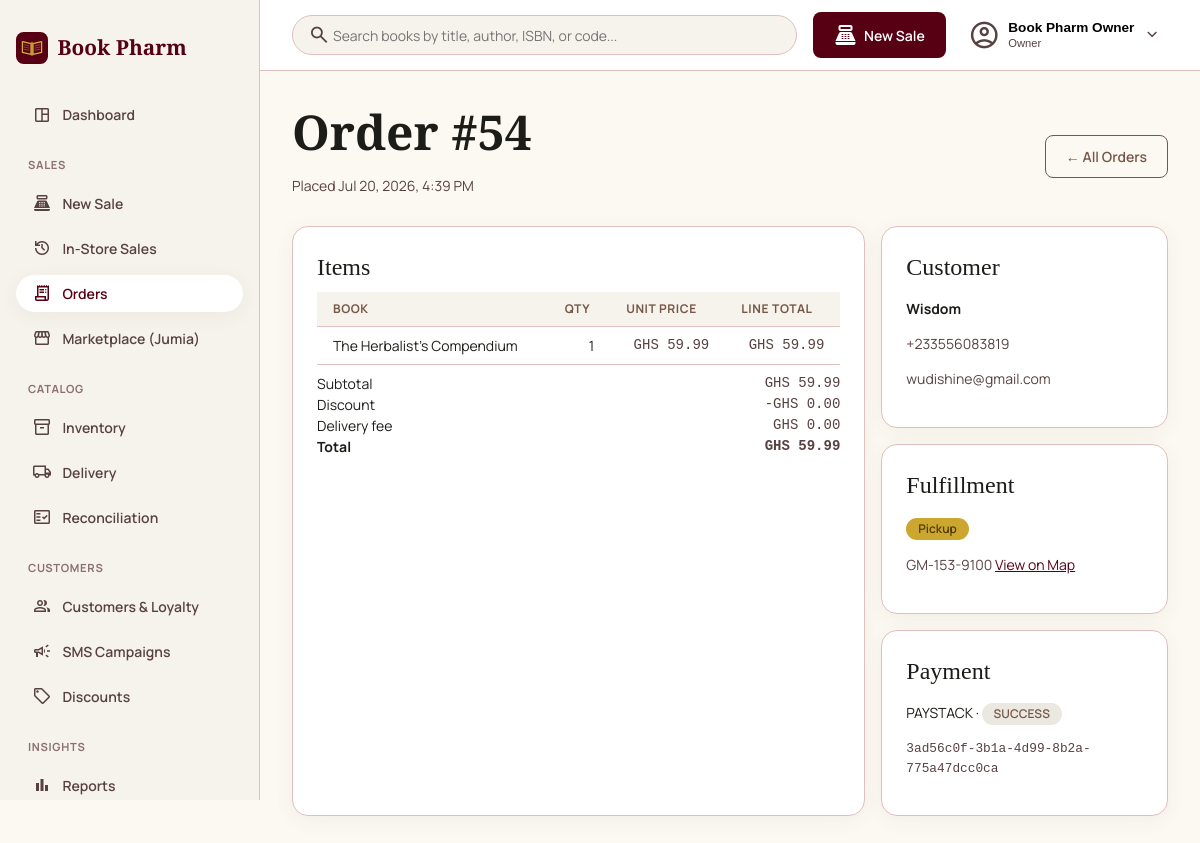
Page /portal/orders/54/ (signed in) on the committed database.
### apps/accounts/models.py (models this page shows, shortened)
class User(AbstractBaseUser, PermissionsMixin):
    class Role(models.TextChoices):
        OWNER = 'OWNER', 'Owner'
        ATTENDANT = 'ATTENDANT', 'Attendant'
    email = models.EmailField(unique=True)
    full_name = models.CharField(max_length=150, blank=True)
    role = models.CharField(max_length=10, choices=Role.choices, default=Role.OWNER)
    is_active = models.BooleanField(default=True)
    is_staff = models.BooleanField(default=False)
    date_joined = models.DateTimeField(default=timezone.now)
    objects = UserManager()
    USERNAME_FIELD = 'email'
    REQUIRED_FIELDS = []

### apps/sales/models.py (models this page shows, shortened)
class Sale(models.Model):
    class Channel(models.TextChoices):
        IN_STORE = 'IN_STORE', 'In-store'
        ONLINE = 'ONLINE', 'Online'
        JUMIA = 'JUMIA', 'Jumia'
    class PaymentMethod(models.TextChoices):
        CASH = 'CASH', 'Cash'
        MOMO = 'MOMO', 'Mobile Money'
        CARD = 'CARD', 'Card'
        BANK_TRANSFER = 'BANK_TRANSFER', 'Bank Transfer'
        MARKETPLACE = 'MARKETPLACE', 'Marketplace (Jumia)'
    class PaymentStatus(models.TextChoices):
        PENDING = 'PENDING', 'Pending'
        PAID = 'PAID', 'Paid'
        FAILED = 'FAILED', 'Failed'
        REFUNDED = 'REFUNDED', 'Refunded'
    class Status(models.TextChoices):
        PENDING = 'PENDING', 'Pending'
        COMPLETED = 'COMPLETED', 'Completed'
        CANCELLED = 'CANCELLED', 'Cancelled'
        RETURNED = 'RETURNED', 'Returned'
    channel = models.CharField(max_length=8, choices=Channel.choices)
    customer = models.ForeignKey(
        'customers.Customer', null=True, blank=True, on_delete=models.SET_NULL, related_name='sales'
    )
    subtotal = models.DecimalField(max_digits=10, decimal_places=2)
    discount_amount = models.DecimalField(max_digits=10, decimal_places=2, default=Decimal('0'))
    delivery_fee = models.DecimalField(max_digits=10, decimal_places=2, default=Decimal('0'))
    total = models.DecimalField(max_digits=10, decimal_places=2)
    payment_method = models.CharField(max_length=13, choices=PaymentMethod.choices)
    payment_status = models.CharField(max_length=8, choices=PaymentStatus.choices, default=PaymentStatus.PENDING)
    status = models.CharField(max_length=9, choices=Status.choices, default=Status.PENDING)
    attendant = models.ForeignKey(
        settings.AUTH_USER_MODEL, null=True, blank=True, on_delete=models.SET_NULL, related_name='sales'
    )
    offline_uuid = models.UUIDField(unique=True, null=True, blank=True)
    synced_at = models.DateTimeField(null=True, blank=True)
    external_ref = models.CharField(max_length=100, blank=True)
    returned_at = models.DateTimeField(null=True, blank=True)
    created_at = models.DateTimeField(auto_now_add=True)
    class Meta:
        ordering = ['-created_at']

class SaleItem(models.Model):
    sale = models.ForeignKey(Sale, on_delete=models.CASCADE, related_name='items')
    book = models.ForeignKey('catalog.Book', on_delete=models.PROTECT, related_name='sale_items')
    qty = models.PositiveIntegerField()
    unit_price = models.DecimalField(max_digits=10, decimal_places=2)
    line_discount = models.DecimalField(max_digits=10, decimal_places=2, default=Decimal('0'))
    unit_cost_price = models.DecimalField(max_digits=10, decimal_places=2, null=True)
    @property
    def line_total(self):
        return self.unit_price * self.qty - self.line_discount

### apps/catalog/models.py (models this page shows, shortened)
class Book(models.Model):
    isbn = models.CharField(max_length=13, unique=True, null=True, blank=True)
    internal_code = models.CharField(max_length=20, unique=True, null=True, blank=True)
    slug = models.SlugField(max_length=255, unique=True, blank=True)
    title = models.CharField(max_length=255)
    author = models.CharField(max_length=255, blank=True)
    category = models.ForeignKey(Category, on_delete=models.PROTECT, related_name='books')
    tags = models.ManyToManyField(Tag, blank=True, related_name='books')
    cost_price = models.DecimalField(max_digits=10, decimal_places=2)
    selling_price = models.DecimalField(max_digits=10, decimal_places=2)
    stock_qty = models.IntegerField(default=0)
    low_stock_threshold = models.PositiveIntegerField(default=5)
    cover_image = models.ImageField(upload_to='book_covers/', blank=True, null=True)
    cover_image_url = models.URLField(max_length=500, blank=True)
    description = models.TextField(blank=True)
    is_active = models.BooleanField(default=True)
    created_at = models.DateTimeField(auto_now_add=True)
    updated_at = models.DateTimeField(auto_now=True)
    objects = BookQuerySet.as_manager()
    class Meta:
        ordering = ['title']

### apps/customers/models.py (models this page shows, shortened)
class Customer(models.Model):
    phone = models.CharField(max_length=13, unique=True)
    full_name = models.CharField(max_length=150, blank=True)
    email = models.EmailField(blank=True)
    birthday = models.DateField(null=True, blank=True)
    loyalty_points = models.IntegerField(default=0)
    sms_opt_out = models.BooleanField(default=False)
    created_at = models.DateTimeField(auto_now_add=True)
    class Meta:
        ordering = ['full_name', 'phone']

### apps/fulfillment/models.py (models this page shows, shortened)
class Fulfillment(models.Model):
    class Type(models.TextChoices):
        DELIVERY = 'DELIVERY', 'Delivery'
        PICKUP = 'PICKUP', 'Pickup'
        RIDER_DELIVERY = 'RIDER_DELIVERY', 'Yango / Bolt / Uber Delivery'
    class Status(models.TextChoices):
        PENDING = 'PENDING', 'Pending'
        READY = 'READY', 'Ready'
        COMPLETED = 'COMPLETED', 'Completed'
    sale = models.OneToOneField('sales.Sale', on_delete=models.CASCADE, related_name='fulfillment')
    type = models.CharField(max_length=14, choices=Type.choices)
    address = models.CharField(max_length=255, blank=True)
    latitude = models.DecimalField(max_digits=9, decimal_places=6, null=True, blank=True)
    longitude = models.DecimalField(max_digits=9, decimal_places=6, null=True, blank=True)
    pricing_rule = models.ForeignKey(
        DeliveryPricingRule, null=True, blank=True, on_delete=models.SET_NULL, related_name='fulfillments'
    )
    fee = models.DecimalField(max_digits=10, decimal_places=2, default=Decimal('0'))
    status = models.CharField(max_length=10, choices=Status.choices, default=Status.PENDING)
    confirmed_by_customer_at = models.DateTimeField(null=True, blank=True)
    rider_booked_at = models.DateTimeField(null=True, blank=True)
    rider_booked_by = models.ForeignKey(
        settings.AUTH_USER_MODEL, null=True, blank=True, on_delete=models.SET_NULL, related_name='+'
    )
    delivery_rider_phone = models.CharField(max_length=20, blank=True)
    delivery_rider_sms_sent_at = models.DateTimeField(null=True, blank=True)
    delivery_rider_sms_sent_by = models.ForeignKey(
        settings.AUTH_USER_MODEL, null=True, blank=True, on_delete=models.SET_NULL, related_name='+'
    )
    created_at = models.DateTimeField(auto_now_add=True)

### apps/payments/models.py (models this page shows, shortened)
class PaymentTransaction(models.Model):
    class Provider(models.TextChoices):
        PAYSTACK = 'PAYSTACK', 'Paystack'
    class Status(models.TextChoices):
        PENDING = 'PENDING', 'Pending'
        SUCCESS = 'SUCCESS', 'Success'
        FAILED = 'FAILED', 'Failed'
        ABANDONED = 'ABANDONED', 'Abandoned'
    sale = models.ForeignKey('sales.Sale', on_delete=models.CASCADE, related_name='payment_transactions')
    provider = models.CharField(max_length=10, choices=Provider.choices, default=Provider.PAYSTACK)
    provider_ref = models.CharField(max_length=100, unique=True)
    amount = models.DecimalField(max_digits=10, decimal_places=2)
    status = models.CharField(max_length=10, choices=Status.choices, default=Status.PENDING)
    raw_payload = models.JSONField(default=dict, blank=True)
    created_at = models.DateTimeField(auto_now_add=True)
    updated_at = models.DateTimeField(auto_now=True)
    class Meta:
        ordering = ['-created_at']

### apps/portal/orders_views.py (the view)
# urls.py: path('orders/<int:pk>/', orders_views.order_detail, name='order_detail'),
@login_required
def order_detail(request, pk):
    sale = get_object_or_404(
        Sale.objects.select_related('customer', 'fulfillment').prefetch_related('items__book', 'payment_transactions'),
        pk=pk, channel=Sale.Channel.ONLINE,
    )
    return render(request, 'portal/orders/detail.html', {'active_nav': 'orders', 'sale': sale})

### templates/portal/orders/detail.html (shortened to what this page needs)
{% extends 'portal/base.html' %}
{% block content %}
<header class="portal-page-header">
  <div>
    <h1>Order #{{ sale.id }}</h1>
    <p class="text-muted">Placed {{ sale.created_at|date:"M j, Y, g:i A" }}</p>
  </div>
  <a class="btn btn--secondary" href="{% url 'portal:order_list' %}">&larr; All Orders</a>
</header>
<div style="display: grid; grid-template-columns: 2fr 1fr; gap: var(--space-stack-md);">
  <div class="card">
    <h3>Items</h3>
    <table class="table">
      <thead><tr><th>Book</th><th class="text-right">Qty</th><th class="text-right">Unit Price</th><th class="text-right">Line Total</th></tr></thead>
      <tbody>
        {% for item in sale.items.all %}
        <tr>
          <td>{{ item.book.title }}</td>
          <td class="text-right">{{ item.qty }}</td>
          <td class="text-right mono">GHS {{ item.unit_price }}</td>
          <td class="text-right mono">GHS {{ item.line_total }}</td>
        </tr>
        {% endfor %}
      </tbody>
    </table>
    <div class="summary-line" style="display:flex; justify-content:space-between; margin-top: var(--space-stack-sm);"><span>Subtotal</span><span class="mono">GHS {{ sale.subtotal }}</span></div>
    <div class="summary-line" style="display:flex; justify-content:space-between;"><span>Discount</span><span class="mono">-GHS {{ sale.discount_amount }}</span></div>
    <div class="summary-line" style="display:flex; justify-content:space-between;"><span>Delivery fee</span><span class="mono">GHS {{ sale.delivery_fee }}</span></div>
    <div class="summary-line" style="display:flex; justify-content:space-between; font-weight:700;"><span>Total</span><span class="mono">GHS {{ sale.total }}</span></div>
  </div>
  <div>
    <div class="card" style="margin-bottom: var(--space-stack-md);">
      <h3>Customer</h3>
      <p><strong>{{ sale.customer.full_name|default:"—" }}</strong></p>
      <p class="text-muted">{{ sale.customer.phone }}</p>
      <p class="text-muted">{{ sale.customer.email }}</p>
    </div>
    <div class="card" style="margin-bottom: var(--space-stack-md);">
      <h3>Fulfillment</h3>
      <p><span class="badge">{{ sale.fulfillment.get_type_display }}</span></p>
      {% if sale.fulfillment.address %}
      <p class="text-muted">
        {{ sale.fulfillment.address }}
        <a href="https://www.google.com/maps/search/?api=1&query={{ sale.fulfillment.address|urlencode }}" target="_blank" rel="noopener">View on Map</a>
      </p>
      {% endif %}
    </div>
    <div class="card">
      <h3>Payment</h3>
      {% for txn in sale.payment_transactions.all %}
      <p>{{ txn.provider }} &middot; <span class="badge{% if txn.status == 'SUCCESS' %} badge--ok{% endif %}">{{ txn.status }}</span></p>
      <p class="text-muted mono" style="font-size: 0.8rem;">{{ txn.provider_ref }}</p>
      {% empty %}
      <p class="text-muted">No payment transaction recorded.</p>
      {% endfor %}
    </div>
  </div>
</div>
{% endblock %}

### templates/portal/base.html (shortened to what this page needs)
{% load static %}
<!DOCTYPE html>
<html lang="en">
<head>
  <link rel="stylesheet" href="{% static 'css/base.css' %}">
  <link rel="stylesheet" href="{% static 'css/theme-portal.css' %}">
  <link rel="stylesheet" href="{% static 'css/portal-layout.css' %}">
</head>
<body>
  <div class="portal-shell" x-data="{ sidebarOpen: false }">
    <aside class="portal-sidebar" :class="{ 'is-open': sidebarOpen }">
      <a class="portal-sidebar__brand" href="{% url 'portal:dashboard' %}">
        <img src="{% static 'img/logo.svg' %}" alt="" width="32" height="32">
        <span>Book Pharm</span>
      </a>
      <nav class="portal-sidebar__nav" @click="sidebarOpen = false">
        <a href="{% url 'portal:dashboard' %}" class="{% if active_nav == 'dashboard' %}is-active{% endif %}">
          <span class="material-symbols-outlined">space_dashboard</span> Dashboard
        </a>
        <p class="portal-sidebar__section-label">Sales</p>
        <a href="{% url 'portal:register_create' %}" class="{% if active_nav == 'register' %}is-active{% endif %}">
          <span class="material-symbols-outlined">point_of_sale</span> New Sale
        </a>
        <a href="{% url 'portal:register_list' %}" class="{% if active_nav == 'register_list' %}is-active{% endif %}">
          <span class="material-symbols-outlined">history</span> In-Store Sales
        </a>
        <a href="{% url 'portal:order_list' %}" class="{% if active_nav == 'orders' %}is-active{% endif %}">
          <span class="material-symbols-outlined">receipt_long</span> Orders
        </a>
        <a href="{% url 'portal:marketplace_list' %}" class="{% if active_nav == 'marketplace' %}is-active{% endif %}">
          <span class="material-symbols-outlined">storefront</span> Marketplace (Jumia)
        </a>
        <p class="portal-sidebar__section-label">Catalog</p>
        <a href="{% url 'portal:book_list' %}" class="{% if active_nav == 'catalog' %}is-active{% endif %}">
          <span class="material-symbols-outlined">inventory_2</span> Inventory
        </a>
        <a href="{% url 'portal:delivery_settings' %}" class="{% if active_nav == 'delivery' %}is-active{% endif %}">
          <span class="material-symbols-outlined">local_shipping</span> Delivery
        </a>
        <a href="{% url 'portal:reconciliation_list' %}" class="{% if active_nav == 'reconciliation' %}is-active{% endif %}">
          <span class="material-symbols-outlined">fact_check</span> Reconciliation
        </a>
        <p class="portal-sidebar__section-label">Customers</p>
        <a href="{% url 'portal:customer_list' %}" class="{% if active_nav == 'customers' %}is-active{% endif %}">
          <span class="material-symbols-outlined">group</span> Customers &amp; Loyalty
        </a>
        <a href="{% url 'portal:campaign_list' %}" class="{% if active_nav == 'messaging' %}is-active{% endif %}">
          <span class="material-symbols-outlined">campaign</span> SMS Campaigns
        </a>
        <a href="{% url 'portal:discount_list' %}" class="{% if active_nav == 'discounts' %}is-active{% endif %}">
          <span class="material-symbols-outlined">sell</span> Discounts
        </a>
        <p class="portal-sidebar__section-label">Insights</p>
        <a href="{% url 'portal:reports_sales' %}" class="{% if active_nav == 'reports' %}is-active{% endif %}">
          <span class="material-symbols-outlined">bar_chart</span> Reports
        </a>
      </nav>
    </aside>
    <div class="portal-columns">
      <header class="portal-topbar">
        <form class="portal-topbar__search" method="get" action="{% url 'portal:book_list' %}" x-data="{ searchOpen: false }" :class="{ 'is-open': searchOpen }">
          <button type="button" class="portal-topbar__search-toggle" @click="searchOpen = !searchOpen" aria-label="Toggle search">
            <span class="material-symbols-outlined">search</span>
          </button>
          <input type="search" name="q" placeholder="Search books by title, author, ISBN, or code...">
        </form>
        <a href="{% url 'portal:register_create' %}" class="btn btn--primary portal-topbar__new-sale">
          <span class="material-symbols-outlined">point_of_sale</span> <span class="portal-topbar__new-sale-label">New Sale</span>
        </a>
        <div class="portal-topbar__user" x-data="{ open: false }" @click.outside="open = false">
          <button type="button" class="portal-topbar__user-trigger" @click="open = !open">
            <span class="material-symbols-outlined">account_circle</span>
            <span class="portal-topbar__user-meta">
              <span class="portal-topbar__user-name">{{ request.user.full_name|default:request.user.email }}</span>
              <span class="portal-topbar__user-role">{{ request.user.get_role_display }}</span>
            </span>
            <span class="material-symbols-outlined portal-topbar__user-chevron" :class="{ 'is-open': open }">expand_more</span>
          </button>
        </div>
      </header>
      <main class="portal-main">
        {% block content %}{% endblock %}
      </main>
    </div>
  </div>
</body>
</html>

### rows in the picture
User: user.full_name "Book Pharm Owner", user.role "Owner"
Sale: id "54", created_at "Jul 20, 2026, 4:39 PM", subtotal "59.99", discount_amount "0.00", delivery_fee "0.00", total "59.99", customer.full_name "Wisdom", customer.phone "+233556083819", customer.email "wudishine@gmail.com", fulfillment.type "Pickup", fulfillment.address "GM-153-9100"
SaleItem: book "The Herbalist's Compendium", qty "1", unit_price "59.99", line_total "59.99"
PaymentTransaction: provider "PAYSTACK", status "SUCCESS", provider_ref "3ad56c0f-3b1a-4d99-8b2a-775a47dcc0ca"
